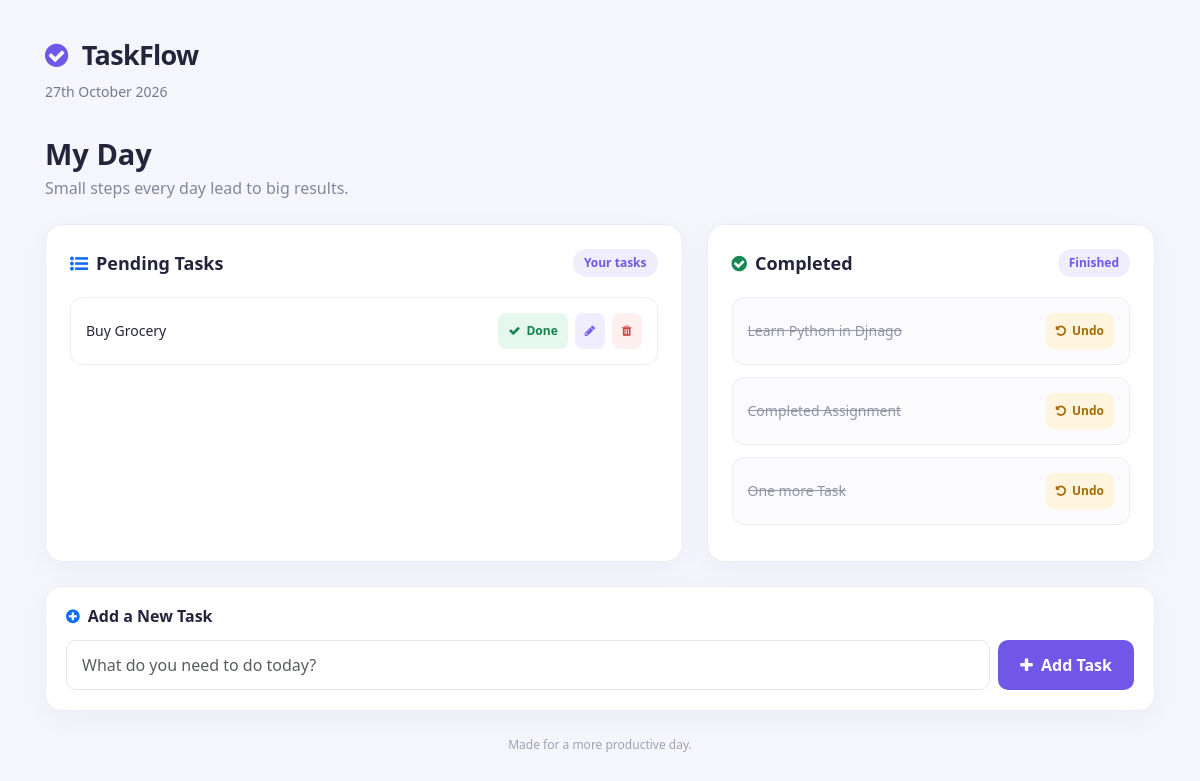
Before: / with the older database file.
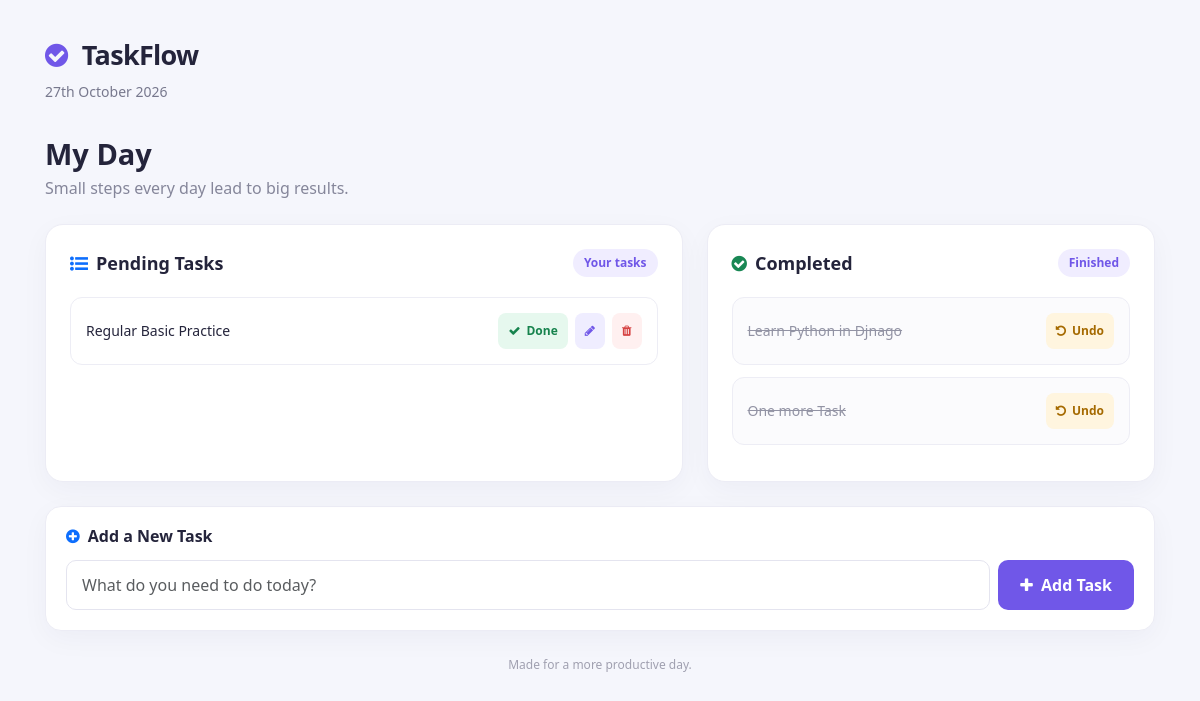
After: the same page with the newer database file.
### todo/models.py (models this page shows, shortened)
class Task(models.Model):
    task = models.CharField(max_length = 250)
    is_completed = models.BooleanField(default=False)
    created_at = models.DateTimeField(auto_now_add=True)
    updated_at = models.DateTimeField(auto_now=True)

### todo_main/views.py (the view)
# urls.py: 2. Add a URL to urlpatterns:  path('', views.home, name='home')
def home(request):
    tasks = Task.objects.filter(is_completed = False).order_by('-updated_at')
    completed_tasks = Task.objects.filter(is_completed = True)
    context = {
        'tasks': tasks,
        'completed_tasks': completed_tasks
    }
    return render(request, 'home.html', context)

### templates/home.html (shortened to what this page needs)
<!DOCTYPE html>
<html lang="en">
<head>
    <link href="https://cdn.jsdelivr.net/npm/bootstrap@5.3.3/dist/css/bootstrap.min.css" rel="stylesheet">
    <link rel="stylesheet" href="https://cdnjs.cloudflare.com/ajax/libs/font-awesome/4.7.0/css/font-awesome.min.css">
</head>
<body>
    <main class="app-container">
        <header class="app-header">
            <div>
                <div class="brand">
                    <i class="fa fa-check-circle"></i> TaskFlow
                </div>
                <p class="date-label">{% now "jS F Y" %}</p>
            </div>
        </header>
        <section class="mb-4">
            <h1 class="welcome-title">My Day</h1>
            <p class="section-subtitle">Small steps every day lead to big results.</p>
        </section>
        <div class="row g-4">
            <div class="col-lg-7">
                <section class="task-panel">
                    <div class="panel-heading">
                        <h5><i class="fa fa-list-ul me-2 text-primary"></i>Pending Tasks</h5>
                        <span class="count-badge">Your tasks</span>
                    </div>
                    {% for task in tasks %}
                    <div class="task-card">
                        <div class="task-name">{{ task.task }}</div>
                        <div class="task-actions">
                            <a href="{% url 'mark_as_done' task.pk %}"
                               class="action-btn btn-done">
                                <i class="fa fa-check"></i> Done
                            </a>
                            <a href="{% url 'edit_task' task.pk %}"
                               class="action-btn btn-edit"
                               aria-label="Edit task">
                                <i class="fa fa-pencil"></i>
                            </a>
                            <a href="{% url 'delete_task' task.pk %}"
                               class="action-btn btn-delete"
                               aria-label="Delete task">
                                <i class="fa fa-trash"></i>
                            </a>
                        </div>
                    </div>
                    {% empty %}
                    <div class="empty-state">
                        <i class="fa fa-check-circle-o"></i>
                        No pending tasks. Enjoy your free time!
                    </div>
                    {% endfor %}
                </section>
            </div>
            <div class="col-lg-5">
                <section class="task-panel">
                    <div class="panel-heading">
                        <h5><i class="fa fa-check-circle me-2 text-success"></i>Completed</h5>
                        <span class="count-badge">Finished</span>
                    </div>
                    {% for task in completed_tasks %}
                    <div class="task-card completed-card">
                        <div class="task-name">{{ task.task }}</div>
                        <div class="task-actions">
                            <a href="{% url 'mark_as_undone' task.pk %}"
                               class="action-btn btn-undone">
                                <i class="fa fa-undo"></i> Undo
                            </a>
                        </div>
                    </div>
                    {% empty %}
                    <div class="empty-state">
                        <i class="fa fa-hourglass-o"></i>
                        Completed tasks will appear here.
                    </div>
                    {% endfor %}
                </section>
            </div>
        </div>
        <section class="add-task-panel">
            <h5><i class="fa fa-plus-circle me-2 text-primary"></i>Add a New Task</h5>
            <form action="{% url 'addTask' %}" method="POST"
                  class="d-flex gap-2 add-task-form">
                <input type="text"
                       name="task"
                       class="form-control task-input"
                       placeholder="What do you need to do today?"
                       aria-label="New task"
                       required>
                <button type="submit" class="btn add-btn">
                    <i class="fa fa-plus me-1"></i> Add Task
                </button>
            </form>
        </section>
        <footer class="app-footer">
            Made for a more productive day.
        </footer>
    </main>
</body>
</html>

### templates/home.html (style rules this page uses)
* { box-sizing: border-box; }
body { margin: 0; min-height: 100vh; background: #f5f6fc; color: #24243b; font-family: "Segoe UI", Arial, sans-serif; }
.app-container { max-width: 1150px; margin: 0 auto; padding: 35px 20px 50px; }
.app-header { display: flex; justify-content: space-between; align-items: center; gap: 15px; margin-bottom: 35px; }
.brand { font-size: 27px; font-weight: 750; letter-spacing: -0.7px; }
.brand i { color: #7057e8; margin-right: 8px; }
.date-label { color: #77788d; font-size: 14px; margin: 5px 0 0; }
.welcome-title { font-size: 29px; font-weight: 750; margin-bottom: 5px; }
.section-subtitle { color: #85869a; margin-bottom: 24px; }
.task-panel { background: #fff; border: 1px solid #ececf5; border-radius: 18px; padding: 24px; height: 100%; box-shadow: 0 8px 28px rgba(38, 35, 80, 0.04); }
.panel-heading { display: flex; justify-content: space-between; align-items: center; gap: 10px; margin-bottom: 20px; }
.panel-heading h5 { font-size: 18px; font-weight: 700; margin: 0; }
.count-badge { background: #f0edff; color: #7057e8; padding: 5px 11px; border-radius: 20px; font-size: 12px; font-weight: 700; }
.task-card { display: flex; justify-content: space-between; align-items: center; gap: 15px; padding: 15px; margin-bottom: 12px; border: 1px solid #ededf5; border-radius: 12px; transition: border-color 0.2s, transform 0.2s; }
.task-name { overflow-wrap: anywhere; font-size: 14px; line-height: 1.6; }
.task-actions { display: flex; align-items: center; justify-content: flex-end; flex-wrap: wrap; gap: 7px; flex-shrink: 0; }
.action-btn { display: inline-flex; align-items: center; justify-content: center; gap: 6px; min-height: 36px; padding: 8px 10px; border: none; border-radius: 8px; text-decoration: none; font-size: 12px; font-weight: 600; transition: opacity 0.2s; }
.btn-done { background: #e6f8ee; color: #16834d; }
.btn-delete { background: #fff0f0; color: #d64242; }
.btn-edit { background: #efedff; color: #7057e8; }
.btn-undone { background: #fff5df; color: #a56a00; }
.completed-card { background: #fbfbfd; }
.completed-card .task-name { color: #9293a4; text-decoration: line-through; }
.add-task-panel { margin-top: 24px; background: #fff; border: 1px solid #ececf5; border-radius: 16px; padding: 20px; box-shadow: 0 8px 28px rgba(38, 35, 80, 0.04); }
.add-task-panel h5 { font-weight: 700; font-size: 16px; margin-bottom: 14px; }
.task-input { min-width: 0; min-height: 48px; border: 1px solid #e4e4ef; border-radius: 10px; padding: 12px 15px; box-shadow: none !important; }
.add-btn { min-height: 48px; border: none; border-radius: 10px; padding: 12px 22px; background: #7057e8; color: #fff; font-weight: 650; white-space: nowrap; }
.app-footer { margin-top: 25px; text-align: center; color: #a0a0b0; font-size: 12px; }

Changed rows visible on the page:
removed Task: task "Buy Grocery", shown under "Pending Tasks"
removed Task: task "Completed Assignment", shown under "Completed"
added Task: task "Regular Basic Practice", shown under "Pending Tasks"
